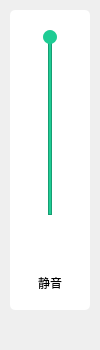
<?xml version="1.0" encoding="UTF-8"?>
<ui version="4.0">
 <class>VolumeTool</class>
 <widget class="QWidget" name="VolumeTool">
  <property name="geometry">
   <rect>
    <x>0</x>
    <y>0</y>
    <width>100</width>
    <height>350</height>
   </rect>
  </property>
  <property name="windowTitle">
   <string>Form</string>
  </property>
  <widget class="QWidget" name="volumeWidget" native="true">
   <property name="geometry">
    <rect>
     <x>10</x>
     <y>10</y>
     <width>80</width>
     <height>300</height>
    </rect>
   </property>
   <property name="styleSheet">
    <string notr="true">#volumeWidget{
	background-color:#ffffff;
	border-radius:5px;
}</string>
   </property>
   <widget class="QPushButton" name="silenceBtn">
    <property name="geometry">
     <rect>
      <x>0</x>
      <y>250</y>
      <width>80</width>
      <height>45</height>
     </rect>
    </property>
    <property name="styleSheet">
     <string notr="true">#silenceBtn { border:none; }
#silenceBtn:hover{ background-color:#F0F0F0; }</string>
    </property>
    <property name="text">
     <string>静音</string>
    </property>
   </widget>
   <widget class="QLabel" name="volumeRatio">
    <property name="geometry">
     <rect>
      <x>0</x>
      <y>220</y>
      <width>81</width>
      <height>30</height>
     </rect>
    </property>
    <property name="minimumSize">
     <size>
      <width>0</width>
      <height>30</height>
     </size>
    </property>
    <property name="maximumSize">
     <size>
      <width>16777215</width>
      <height>30</height>
     </size>
    </property>
    <property name="text">
     <string/>
    </property>
    <property name="alignment">
     <set>Qt::AlignCenter</set>
    </property>
   </widget>
   <widget class="QFrame" name="inSlider">
    <property name="geometry">
     <rect>
      <x>38</x>
      <y>25</y>
      <width>4</width>
      <height>180</height>
     </rect>
    </property>
    <property name="styleSheet">
     <string notr="true">#inSlider { background-color:#ECECEC; }</string>
    </property>
    <property name="frameShape">
     <enum>QFrame::StyledPanel</enum>
    </property>
    <property name="frameShadow">
     <enum>QFrame::Raised</enum>
    </property>
   </widget>
   <widget class="QFrame" name="outSlider">
    <property name="geometry">
     <rect>
      <x>38</x>
      <y>25</y>
      <width>4</width>
      <height>180</height>
     </rect>
    </property>
    <property name="styleSheet">
     <string notr="true">#outSlider { background-color:#1ECC94; }</string>
    </property>
    <property name="frameShape">
     <enum>QFrame::StyledPanel</enum>
    </property>
    <property name="frameShadow">
     <enum>QFrame::Raised</enum>
    </property>
   </widget>
   <widget class="QPushButton" name="sliderBtn">
    <property name="geometry">
     <rect>
      <x>33</x>
      <y>20</y>
      <width>14</width>
      <height>14</height>
     </rect>
    </property>
    <property name="minimumSize">
     <size>
      <width>14</width>
      <height>14</height>
     </size>
    </property>
    <property name="maximumSize">
     <size>
      <width>14</width>
      <height>14</height>
     </size>
    </property>
    <property name="styleSheet">
     <string notr="true">#sliderBtn
{
	background-color:#1ECC94; 
	border-radius:7px;

}</string>
    </property>
    <property name="text">
     <string/>
    </property>
   </widget>
  </widget>
 </widget>
 <resources/>
 <connections/>
</ui>
